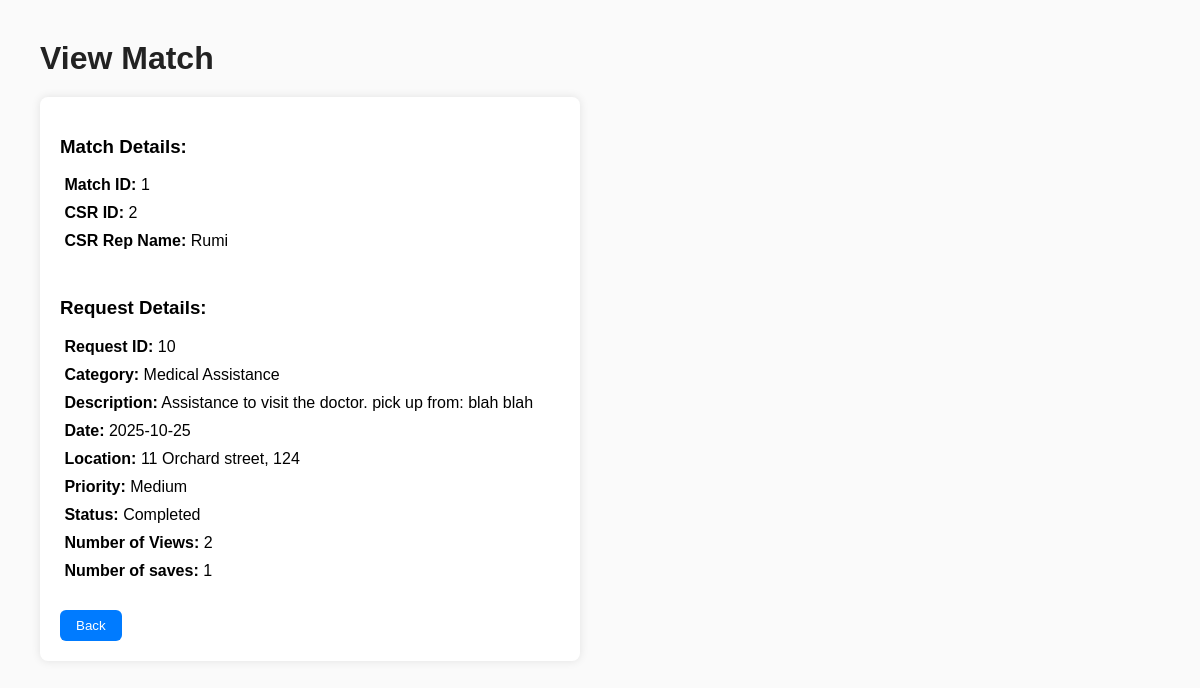
/boundaries/PINViewCompletedMatchHistory.php?rID=10 (signed in), run on the app's committed database.
### tables this page shows
CREATE TABLE `volunteermatch` (
  `mID` int NOT NULL,
  `csrID` int NOT NULL,
  `rID` int NOT NULL,
  `dateBooked` date NOT NULL
);

CREATE TABLE `useraccount` (
  `aID` int NOT NULL,
  `name` varchar(100) NOT NULL,
  `password` varchar(255) NOT NULL,
  `phoneNumber` varchar(15) NOT NULL,
  `address` varchar(255) NOT NULL,
  `dob` date NOT NULL,
  `userProfile` int NOT NULL,
  `status` enum('Active','Suspended') NOT NULL DEFAULT 'Active'
);

CREATE TABLE `category` (
  `cID` int NOT NULL,
  `category` varchar(100) NOT NULL
);

CREATE TABLE `request` (
  `rID` int NOT NULL,
  `pinID` int NOT NULL,
  `description` text NOT NULL,
  `category` int DEFAULT NULL,
  `date` date DEFAULT NULL,
  `location` varchar(255) NOT NULL,
  `priority` enum('Low','Medium','High','') NOT NULL,
  `status` enum('Pending','InProgress','Completed','Incomplete') NOT NULL DEFAULT 'Pending',
  `viewCount` int NOT NULL DEFAULT '0',
  `savedCount` int NOT NULL DEFAULT '0'
);

### controllers/PINViewVolunteerMatchController.php (called while the page is built, shortened)
<?php
require_once __DIR__ . '/../entities/VolunteerMatch.php';
class PINViewVolunteerMatchController {
    private $matchEntity;
    public function __construct() {
        $this->matchEntity = new VolunteerMatch();
    }
	public function GetMatch($pinID,$rID) {
		return $this->matchEntity->getMatch($pinID,$rID);
	}
}
?>

### entities/VolunteerMatch.php (called while the page is built, shortened)
<?php
	require_once __DIR__ . '/../config/DBConnection.php';
	class VolunteerMatch {
		public function getMatch($pinID,$rID) {
			global $conn;
			$sql = "SELECT vm.mID AS matchID,
						   vm.csrID AS csrID,
						   vm.rID,
						   vm.dateBooked AS dateBooked,
						   ua.name AS csrName,
						   r.description,
						   r.pinID,
						   r.category,
						   c.category AS category,
						   r.date,
						   r.location,
						   r.priority,
						   r.status,
						   r.viewCount,
						   r.savedCount
					FROM volunteermatch vm
					JOIN useraccount ua
					ON vm.csrID = ua.aID
					JOIN request r
					ON r.rID = vm.rID
					JOIN category c
					ON c.cID = r.category
					WHERE r.pinID = ? AND vm.rID = ? AND r.status = 'Completed'";
			$stmt = $conn->prepare($sql);
			$stmt->bind_param("ii", $pinID, $rID);
			$stmt->execute();
			$result = $stmt->get_result();
			return $result->fetch_assoc();
		}
	}
?>

### boundaries/PINViewCompletedMatchHistory.php (the view, shortened to what this page needs)
<?php
	require_once __DIR__ . '/../controllers/PINViewVolunteerMatchController.php';
	$pinID = $_SESSION['userID'];
	$rID = isset($_GET['rID']) ? intval($_GET['rID']) : 0;
	$controller = new PINViewVolunteerMatchController();
	$match = $controller->GetMatch($pinID,$rID);
?>
<!DOCTYPE html>
<html lang="en">
<head>
</head>
<body>
    <h1>View Match</h1>
    <div class="request-container">
        <?php if ($match): ?>
			<h3>Match Details:</h3>
			<p><strong>&nbsp;Match ID:</strong> <?php echo htmlspecialchars($match['matchID']); ?></p>
			<p><strong>&nbsp;CSR ID:</strong> <?php echo htmlspecialchars($match['csrID']); ?></p>
			<p><strong>&nbsp;CSR Rep Name:</strong> <?php echo htmlspecialchars($match['csrName']); ?></p><br>
			<h3>Request Details:</h3>
            <p><strong>&nbsp;Request ID:</strong> <?php echo htmlspecialchars($match['rID']); ?></p>
			<p><strong>&nbsp;Category:</strong> <?php echo htmlspecialchars($match['category']); ?></p>
            <p><strong>&nbsp;Description:</strong> <?php echo htmlspecialchars($match['description']); ?></p>
            <p><strong>&nbsp;Date:</strong> <?php echo htmlspecialchars($match['date']); ?></p>
			<p><strong>&nbsp;Location:</strong> <?php echo htmlspecialchars($match['location']); ?></p>
			<p><strong>&nbsp;Priority:</strong> <?php echo htmlspecialchars($match['priority']); ?></p>
            <p><strong>&nbsp;Status:</strong> <?php echo htmlspecialchars($match['status']); ?></p>
			<p><strong>&nbsp;Number of Views:</strong> <?php echo htmlspecialchars($match['viewCount']); ?></p>
			<p><strong>&nbsp;Number of saves:</strong> <?php echo htmlspecialchars($match['savedCount']); ?></p>
        <?php else: ?>
            <p>Match not found.</p>
        <?php endif; ?>
        <button class="back-button" onclick="window.location.href='../index.php?action=PIN_History';">Back</button>
    </div>
</body>
</html>

### boundaries/PINViewCompletedMatchHistory.php (style rules this page uses)
body { font-family: Arial, sans-serif; background: #fafafa; margin: 40px; }
h1 { color: #222; margin-bottom: 20px; }
.request-container { background: white; padding: 20px; border-radius: 8px; box-shadow: 0 0 10px rgba(0,0,0,0.1); max-width: 500px; }
p { margin: 10px 0; }
.back-button { margin-top: 20px; padding: 8px 16px; background: #007bff; color: white; border: none; border-radius: 6px; cursor: pointer; transition: background 0.2s; }

### data on the page
volunteermatch: mID "1", csrID "2", csrID.name "Rumi", rID "10", category.category "Medical Assistance", rID.description "Assistance to visit the doctor. pick up from: blah blah", rID.date "2025-10-25", rID.location "11 Orchard street, 124", rID.priority "Medium", rID.status "Completed", rID.viewCount "2", rID.savedCount "1"
